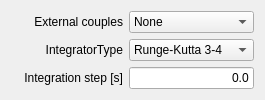
          <widget class="QWidget" name="page_8">
           <layout class="QHBoxLayout" name="horizontalLayout_14">
            <item>
             <layout class="QGridLayout" name="gridLayout_14">
              <item row="0" column="1">
               <widget class="QLabel" name="ExtCouplesLabel">
                <property name="text">
                 <string>External couples</string>
                </property>
                <property name="alignment">
                 <set>Qt::AlignRight|Qt::AlignTrailing|Qt::AlignVCenter</set>
                </property>
               </widget>
              </item>
              <item row="1" column="1">
               <widget class="QLabel" name="IntegratorL">
                <property name="text">
                 <string>IntegratorType</string>
                </property>
                <property name="alignment">
                 <set>Qt::AlignRight|Qt::AlignTrailing|Qt::AlignVCenter</set>
                </property>
               </widget>
              </item>
              <item row="1" column="2">
               <widget class="QComboBox" name="IntegratorComboBox_2">
                <property name="sizeAdjustPolicy">
                 <enum>QComboBox::AdjustToContentsOnFirstShow</enum>
                </property>
                <item>
                 <property name="text">
                  <string>Runge-Kutta 3-4</string>
                 </property>
                </item>
                <item>
                 <property name="text">
                  <string>Runge-Kutta 7-8</string>
                 </property>
                </item>
               </widget>
              </item>
              <item row="2" column="1">
               <widget class="QLabel" name="IntStepLabel_2">
                <property name="text">
                 <string>Integration step [s]</string>
                </property>
                <property name="alignment">
                 <set>Qt::AlignRight|Qt::AlignTrailing|Qt::AlignVCenter</set>
                </property>
               </widget>
              </item>
              <item row="2" column="2">
               <widget class="QLineEdit" name="IntStepEdit_2">
                <property name="text">
                 <string>0.0</string>
                </property>
                <property name="alignment">
                 <set>Qt::AlignRight|Qt::AlignTrailing|Qt::AlignVCenter</set>
                </property>
               </widget>
              </item>
              <item row="0" column="2">
               <widget class="QComboBox" name="ExtCouplesComboBox">
                <property name="maximumSize">
                 <size>
                  <width>200</width>
                  <height>16777215</height>
                 </size>
                </property>
                <property name="sizeAdjustPolicy">
                 <enum>QComboBox::AdjustToContents</enum>
                </property>
                <item>
                 <property name="text">
                  <string>None</string>
                 </property>
                </item>
                <item>
                 <property name="text">
                  <string>Gravity gradient</string>
                 </property>
                </item>
                <item>
                 <property name="text">
                  <string>Magnetic</string>
                 </property>
                </item>
                <item>
                 <property name="text">
                  <string>Atmospheric drag</string>
                 </property>
                </item>
                <item>
                 <property name="text">
                  <string>Solar pressure</string>
                 </property>
                </item>
               </widget>
              </item>
              <item row="1" column="0">
               <widget class="QLabel" name="label_14">
                <property name="maximumSize">
                 <size>
                  <width>32</width>
                  <height>16777215</height>
                 </size>
                </property>
                <property name="text">
                 <string/>
                </property>
                <property name="pixmap">
                 <pixmap resource="../../iconary/sta-icons.qrc">:/icons/integrator.png</pixmap>
                </property>
                <property name="scaledContents">
                 <bool>true</bool>
                </property>
               </widget>
              </item>
              <item row="2" column="0">
               <widget class="QLabel" name="label_15">
                <property name="maximumSize">
                 <size>
                  <width>32</width>
                  <height>32</height>
                 </size>
                </property>
                <property name="text">
                 <string/>
                </property>
                <property name="pixmap">
                 <pixmap resource="../../iconary/sta-icons.qrc">:/icons/compute.png</pixmap>
                </property>
                <property name="scaledContents">
                 <bool>true</bool>
                </property>
               </widget>
              </item>
              <item row="0" column="0">
               <widget class="QLabel" name="label_18">
                <property name="maximumSize">
                 <size>
                  <width>32</width>
                  <height>16777215</height>
                 </size>
                </property>
                <property name="text">
                 <string/>
                </property>
                <property name="pixmap">
                 <pixmap resource="../../iconary/sta-icons.qrc">:/icons/drag-force.png</pixmap>
                </property>
                <property name="scaledContents">
                 <bool>true</bool>
                </property>
               </widget>
              </item>
             </layout>
            </item>
           </layout>
          </widget>
